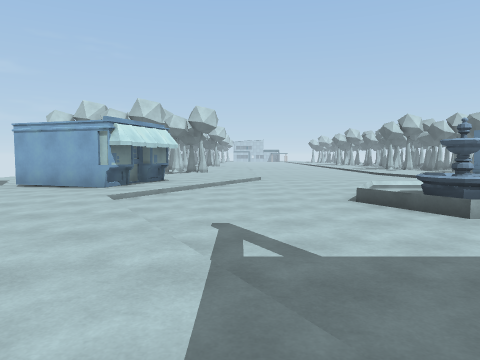
view 1 (above)

18 first-person views from a walk through a scene from a Unity 3-D project. The camera is 1.4 m above the floor, tilts 4° down and sees 70° across. The floor is counted in squares, 2 m on a side. Each view is taken from the middle of a square. On the plan, view 1 faces up. The plan holds only what a view shows up to about 11 squares ahead; the rest is blank. The place goes on beyond the plan. The player is left out. Surface patterns are stand-ins for the level's own textures.

view 2
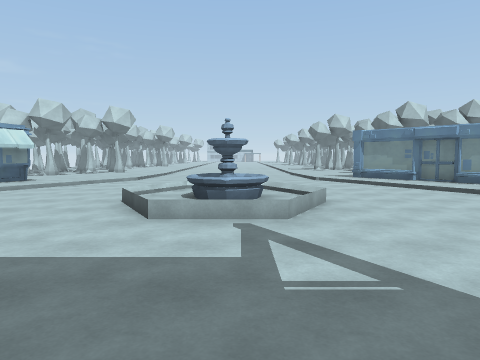

view 3
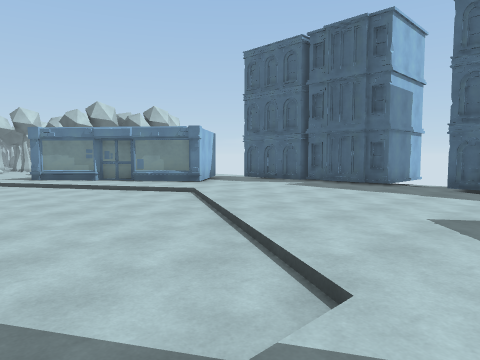

view 4
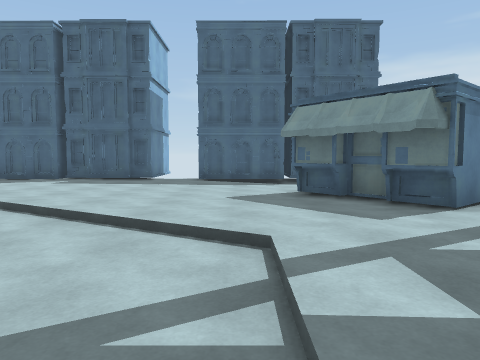

view 5
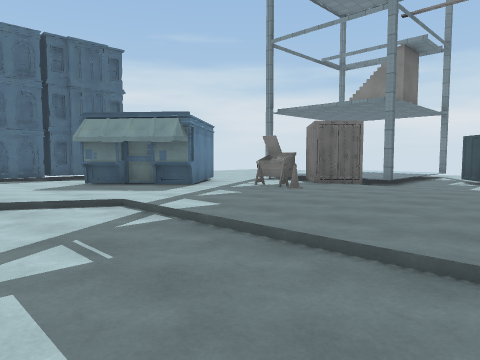

view 6
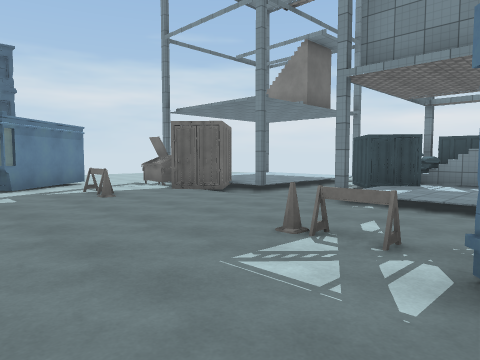

view 7
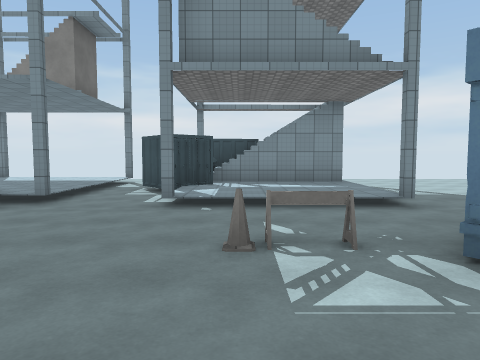

view 8
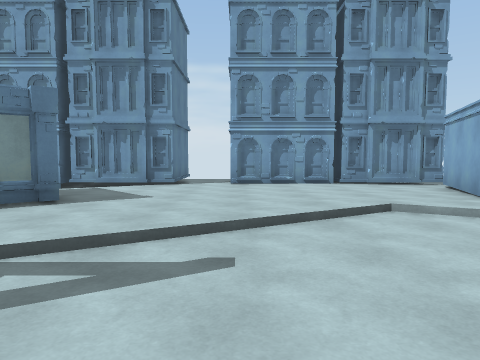

view 9
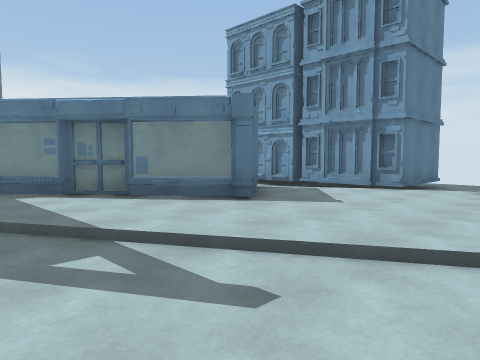

view 10
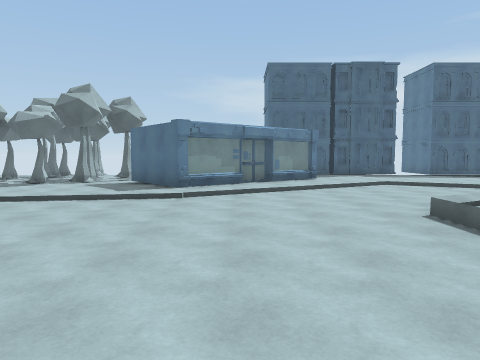

view 11
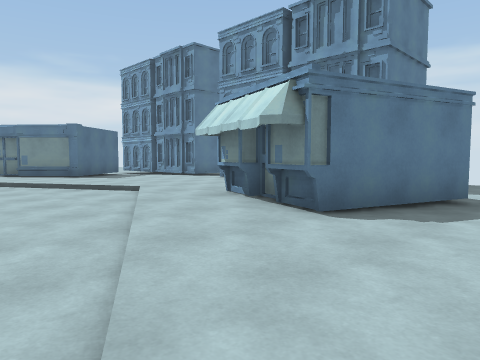

view 12
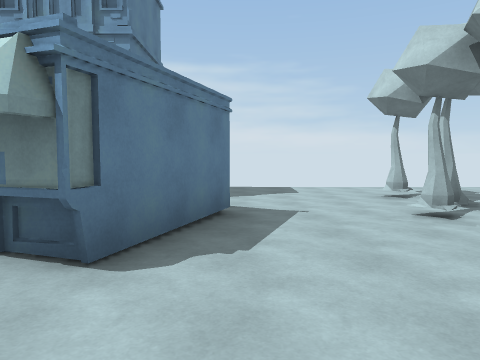

view 13
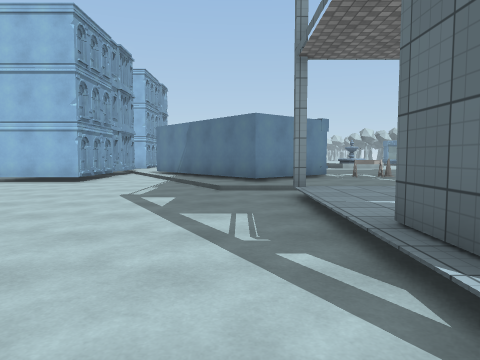

view 14
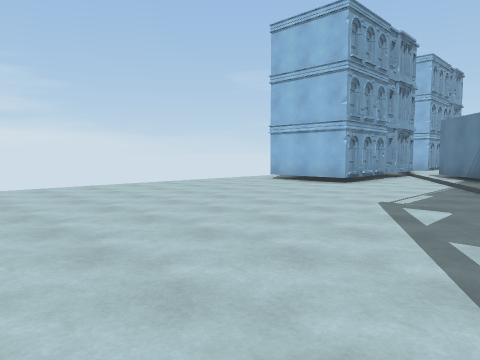

view 15
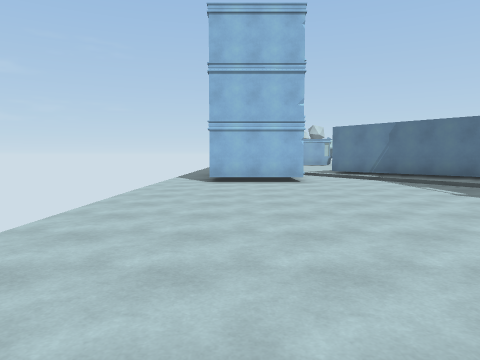

view 16
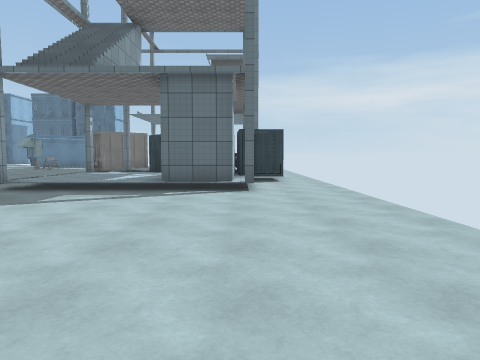

view 17
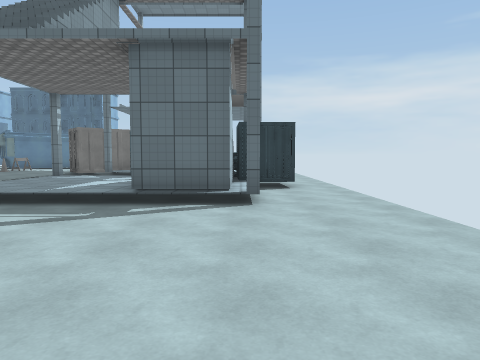

view 18
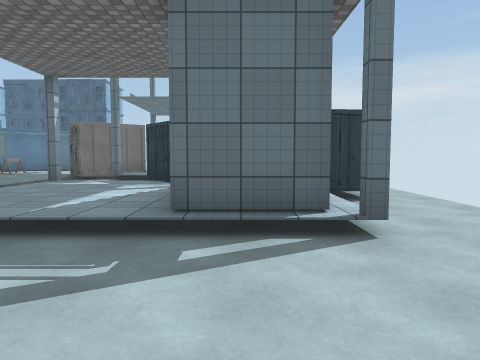

### Floor plan
Key: @ floor where view 1 was taken; # wall or solid block; . main floor; : floor 0.25 m higher than the main floor; / step, stairs or slope; = window, fence, low wall or low ledge; F fountain; C cone; B barrier; N container; O other object.
Columns run from 10 left of view 1 to 17 right of it. Each row starts with its distance up from view 1.
 12  ..../.::::......:##
 11  ..../:::::......:/#
 10  ...  ##O:/......//##
  9    #.##O::......../:###
  8    #.:#O:/......../::#: #
  7    #::::/....///.../::::#
  6    #::::/....FF/....::::#
  5    #::::/....::/.../::::#
  4    #:::::/...//....:::::####
  3  ../.::::/......../::::./..
  2  ###.:::::/....../:::::.#
  1    #/.:#:::///////::::./#
  0    #./###:@:::::::::O:./#
 -1 .. #./####:::::::::O#   #
 -2 ..##../####:::::::O##
 -3 ........##:BC:::CB::#
 -4 ......./#.........../
 -5 ........////////##///
 -6 .........#///#..##NO#
 -7 ........./::::..:::
 -8 ........./::::#.:::
 -9 ........./:::N#.:::
-10 ........./=# ON.::::
-11  ........#//NNO.::::
-12   ..........#
-13     .........

Where each view was taken, in squares from view 1:
view 1: 0 up, 0 right, facing up
view 2: 0 up, 4 right, facing up
view 3: 0 up, 5 right, facing up-right
view 4: 1 up, 4 right, facing right
view 5: 3 up, 2 right, facing down-right
view 6: 0 up, 0 right, facing down-right
view 7: 0 up, 2 right, facing down
view 8: 4 up, 2 right, facing left
view 9: 5 up, 1 right, facing down-left
view 10: 10 up, 0 right, facing right
view 11: 12 up, 1 right, facing down-left
view 12: 11 up, 0 right, facing left
view 13: 12 down, 2 left, facing up
view 14: 11 down, 2 left, facing up-left
view 15: 12 down, 8 left, facing up
view 16: 11 down, 8 left, facing right
view 17: 11 down, 6 left, facing right
view 18: 10 down, 4 left, facing right
